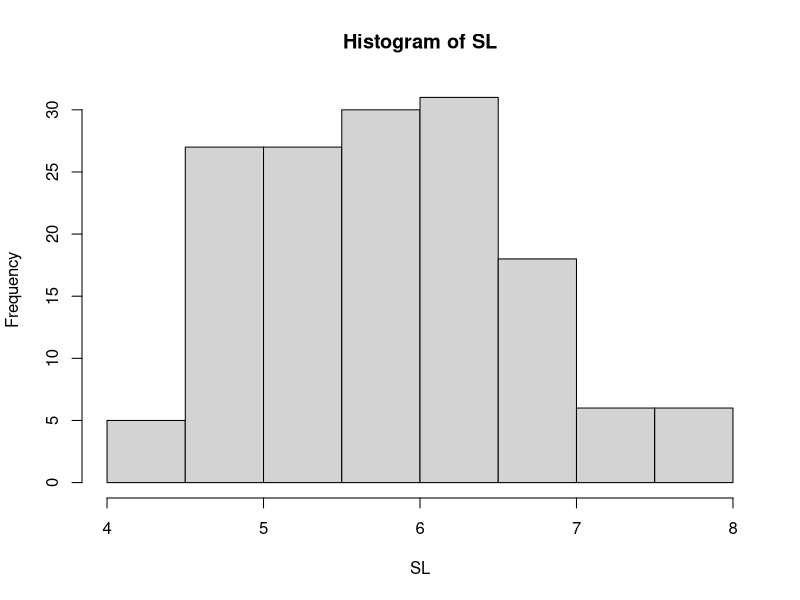
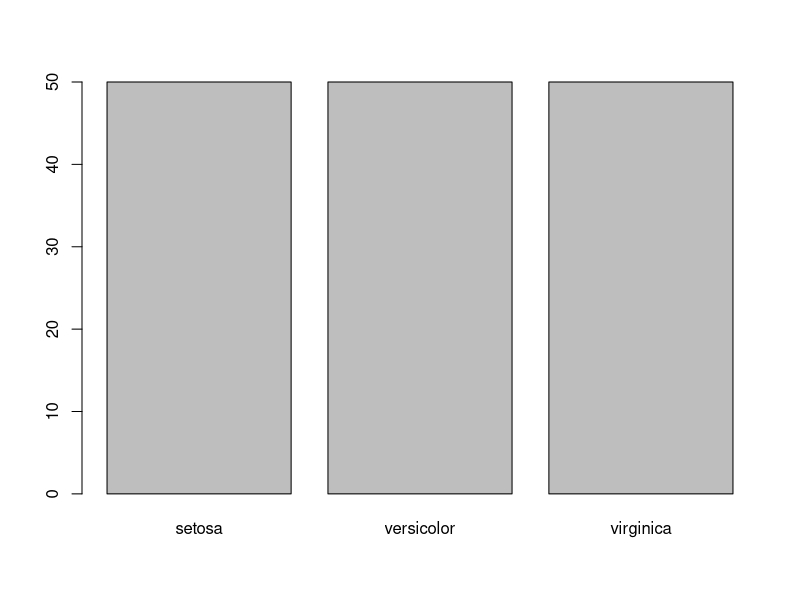

Write R code to recreate these figures, in order.
#Load required libraries
library(stats)
library(dplyr)

#Iris is a default dataset on R-Studio

Data1=iris
# Data Summarization
SL= Data1$Sepal.Length

#Calculate Mean
mean(SL)
#Calculate Median
median(SL)
#Calculate Mode
#Mode function
Mode=function(x){
  ta=table(x)
  tam=max(ta)
  if (all(ta == tam))
    mod=NA
  else
    if(is.numeric(x))
      mod= as.numeric(names(ta)[ta == tam])
  else
    mod=names(ta)[ta==tam]
  return(mod)
}
Mode(SL)

#Measure of Variability
#Calculate Standard Deviation
sd(SL)
#Calculate Variance
var(SL)
#cALCULATE IQR
quantile(SL)


#Data Visualization
str(Data1)
Species=Data1$Species

#Numeric data-Histogram
hist(SL)

#catagorical Data-Barplot
table(Species)
barplot(table(Species))
#Data Normalization
str(Data1)
#select all numeric variables in the dataset
Data1_numeric=select(Data1,c(1,2,3,4))
#Normalize Dataset(X- Scores)- All variables are on the scale
Zscore_Data1=scale(Data1_numeric)
#Check all the Variables converted to Z- Scores
View(Zscore_Data1)


